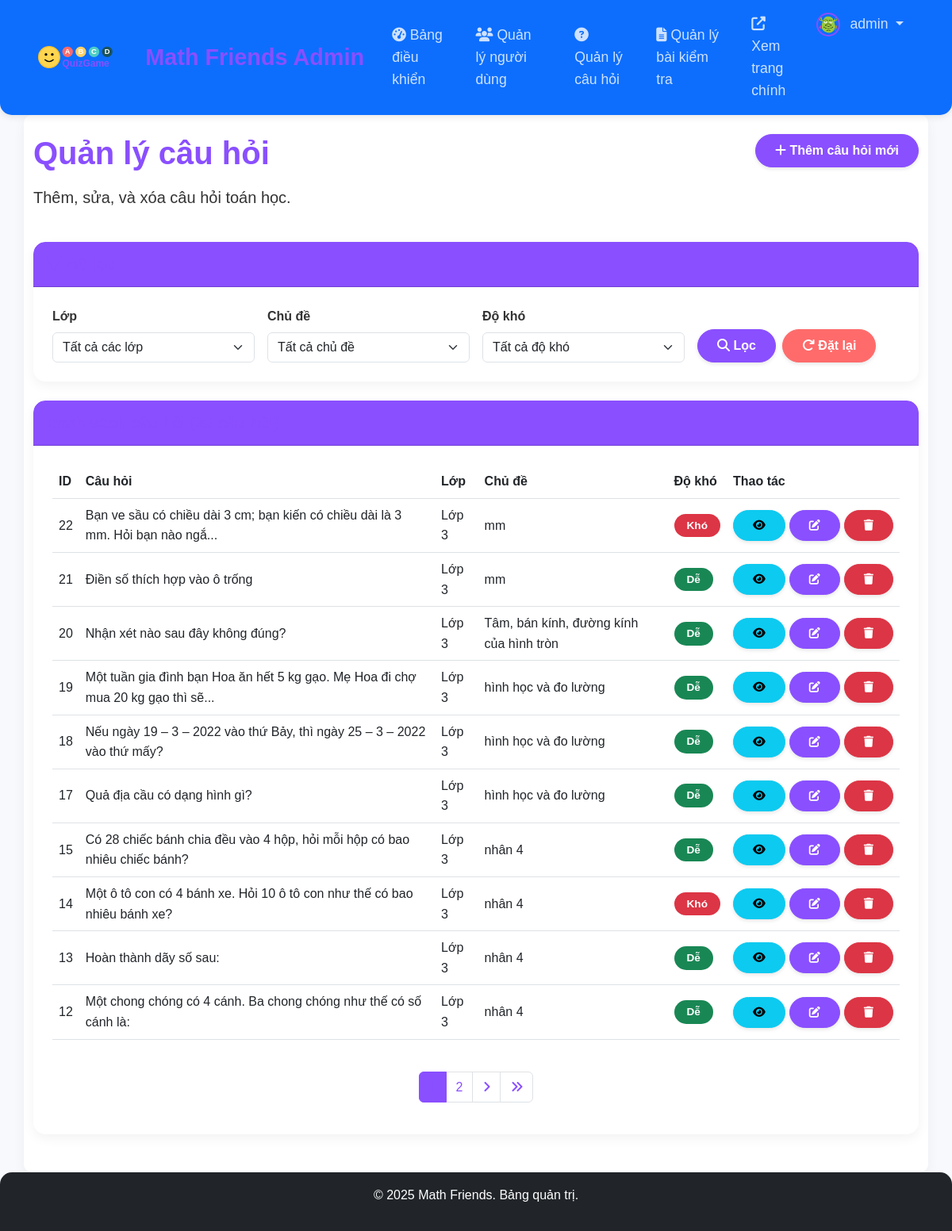
/admin/manage_questions.php (signed in), run on the app's committed database.
### tables this page shows
CREATE TABLE `math_questions` (
  `id` int(11) NOT NULL,
  `question_text` text NOT NULL,
  `option_a` text NOT NULL,
  `option_b` text NOT NULL,
  `option_c` text NOT NULL,
  `option_d` text NOT NULL,
  `correct_answer` char(1) NOT NULL COMMENT 'A, B, C hoặc D',
  `explanation` text DEFAULT NULL,
  `grade_level` int(11) NOT NULL COMMENT 'Lớp 1-5',
  `difficulty` enum('easy','medium','hard') NOT NULL,
  `topic` varchar(50) NOT NULL COMMENT 'phép cộng, phép trừ, ...',
  `created_at` timestamp NOT NULL DEFAULT current_timestamp(),
  `updated_at` timestamp NOT NULL DEFAULT current_timestamp() ON UPDATE current_timestamp()
);

### admin/manage_questions.php (the view, shortened to what this page needs)
<?php
require_once '../includes/config.php';
$records_per_page = 10;
$page = isset($_GET['page']) ? intval($_GET['page']) : 1;
$offset = ($page - 1) * $records_per_page;
$grade_filter = isset($_GET['grade']) ? intval($_GET['grade']) : 0;
$topic_filter = isset($_GET['topic']) ? clean_input($_GET['topic']) : '';
$difficulty_filter = isset($_GET['difficulty']) ? clean_input($_GET['difficulty']) : '';
$where_clauses = [];
$params = [];
$types = "";
$where_sql = !empty($where_clauses) ? "WHERE " . implode(" AND ", $where_clauses) : "";
$count_query = "SELECT COUNT(*) as total FROM math_questions $where_sql";
$stmt = mysqli_prepare($conn, $count_query);
mysqli_stmt_execute($stmt);
$count_result = mysqli_stmt_get_result($stmt);
$count_data = mysqli_fetch_assoc($count_result);
$total_records = $count_data['total'];
$total_pages = ceil($total_records / $records_per_page);
$query = "SELECT * FROM math_questions $where_sql ORDER BY id DESC LIMIT ?, ?";
$stmt = mysqli_prepare($conn, $query);
if (!empty($params)) {
    $params[] = $offset;
    $params[] = $records_per_page;
    mysqli_stmt_bind_param($stmt, $types . "ii", ...$params);
} else {
    mysqli_stmt_bind_param($stmt, "ii", $offset, $records_per_page);
}
mysqli_stmt_execute($stmt);
$questions_result = mysqli_stmt_get_result($stmt);
include 'includes/admin_header.php';
?>
<div class="row mb-4">
    <div class="col-md-6">
        <h1>Quản lý câu hỏi</h1>
        <p class="lead">Thêm, sửa, và xóa câu hỏi toán học.</p>
    </div>
    <div class="col-md-6 text-end">
        <a href="add_question.php" class="btn btn-primary">
            <i class="fas fa-plus"></i> Thêm câu hỏi mới
        </a>
    </div>
</div>
<div class="card mb-4">
    <div class="card-header">
        <h5 class="mb-0">
            <i class="fas fa-filter"></i> Bộ lọc
        </h5>
    </div>
    <div class="card-body">
        <form method="GET" action="" class="row g-3">
            <div class="col-md-3">
                <label for="grade" class="form-label">Lớp</label>
                <select class="form-select" id="grade" name="grade">
                    <option value="0">Tất cả các lớp</option>
                </select>
            </div>
            <div class="col-md-3">
                <label for="topic" class="form-label">Chủ đề</label>
                <select class="form-select" id="topic" name="topic">
                    <option value="">Tất cả chủ đề</option>
                </select>
            </div>
            <div class="col-md-3">
                <label for="difficulty" class="form-label">Độ khó</label>
                <select class="form-select" id="difficulty" name="difficulty">
                    <option value="">Tất cả độ khó</option>
                </select>
            </div>
            <div class="col-md-3 d-flex align-items-end">
                <button type="submit" class="btn btn-primary me-2">
                    <i class="fas fa-search"></i> Lọc
                </button>
                <a href="manage_questions.php" class="btn btn-secondary">
                    <i class="fas fa-redo"></i> Đặt lại
                </a>
            </div>
        </form>
    </div>
</div>
<div class="card">
    <div class="card-header">
        <h5 class="mb-0">Danh sách câu hỏi (<?php echo $total_records; ?> câu hỏi)</h5>
    </div>
    <div class="card-body">
        <?php if (mysqli_num_rows($questions_result) > 0): ?>
            <div class="table-responsive">
                <table class="table table-hover">
                    <thead>
                        <tr>
                            <th>ID</th>
                            <th>Câu hỏi</th>
                            <th>Lớp</th>
                            <th>Chủ đề</th>
                            <th>Độ khó</th>
                            <th>Thao tác</th>
                        </tr>
                    </thead>
                    <tbody>
                        <?php while ($question = mysqli_fetch_assoc($questions_result)): ?>
                            <tr>
                                <td><?php echo $question['id']; ?></td>
                                <td>
                                    <?php
                                        $question_text = $question['question_text'];
                                        echo (strlen($question_text) > 100) ? htmlspecialchars(substr($question_text, 0, 100) . '...') : htmlspecialchars($question_text);
                                    ?>
                                </td>
                                <td>Lớp <?php echo $question['grade_level']; ?></td>
                                <td><?php echo htmlspecialchars($question['topic']); ?></td>
                                <td>
                                    <span class="badge <?php
                                        echo ($question['difficulty'] === 'easy') ? 'bg-success' :
                                            (($question['difficulty'] === 'medium') ? 'bg-warning' : 'bg-danger');
                                    ?>">
                                        <?php
                                            echo ($question['difficulty'] === 'easy') ? 'Dễ' :
                                                (($question['difficulty'] === 'medium') ? 'Trung bình' : 'Khó');
                                        ?>
                                    </span>
                                </td>
                                <td>
                                    <div class="action-buttons">
                                        <a href="view_question.php?id=<?php echo $question['id']; ?>" class="btn btn-sm btn-info" title="Xem chi tiết">
                                            <i class="fas fa-eye"></i>
                                        </a>
                                        <a href="edit_question.php?id=<?php echo $question['id']; ?>" class="btn btn-sm btn-primary" title="Chỉnh sửa">
                                            <i class="fas fa-edit"></i>
                                        </a>
                                        <a href="javascript:void(0);" onclick="confirmDelete(<?php echo $question['id']; ?>)" class="btn btn-sm btn-danger" title="Xóa">
                                            <i class="fas fa-trash"></i>
                                        </a>
                                    </div>
                                </td>
                            </tr>
                        <?php endwhile; ?>
                    </tbody>
                </table>
            </div>
            <?php if ($total_pages > 1): ?>
                <nav aria-label="Page navigation">
                    <ul class="pagination justify-content-center mt-4">
                        <?php
                        $start_page = max(1, $page - 2);
                        $end_page = min($total_pages, $page + 2);
                        for ($i = $start_page; $i <= $end_page; $i++):
                        ?>
                            <li class="page-item <?php echo ($i === $page) ? 'active' : ''; ?>">
                                <a class="page-link" href="?page=<?php echo $i; ?><?php echo !empty($grade_filter) ? '&grade=' . $grade_filter : ''; ?><?php echo !empty($topic_filter) ? '&topic=' . urlencode($topic_filter) : ''; ?><?php echo !empty($difficulty_filter) ? '&difficulty=' . urlencode($difficulty_filter) : ''; ?>">
                                    <?php echo $i; ?>
                                </a>
                            </li>
                        <?php endfor; ?>
                        <?php if ($page < $total_pages): ?>
                            <li class="page-item">
                                <a class="page-link" href="?page=<?php echo $page + 1; ?><?php echo !empty($grade_filter) ? '&grade=' . $grade_filter : ''; ?><?php echo !empty($topic_filter) ? '&topic=' . urlencode($topic_filter) : ''; ?><?php echo !empty($difficulty_filter) ? '&difficulty=' . urlencode($difficulty_filter) : ''; ?>">
                                    <i class="fas fa-angle-right"></i>
                                </a>
                            </li>
                            <li class="page-item">
                                <a class="page-link" href="?page=<?php echo $total_pages; ?><?php echo !empty($grade_filter) ? '&grade=' . $grade_filter : ''; ?><?php echo !empty($topic_filter) ? '&topic=' . urlencode($topic_filter) : ''; ?><?php echo !empty($difficulty_filter) ? '&difficulty=' . urlencode($difficulty_filter) : ''; ?>">
                                    <i class="fas fa-angle-double-right"></i>
                                </a>
                            </li>
                        <?php endif; ?>
                    </ul>
                </nav>
            <?php endif; ?>
        <?php endif; ?>
    </div>
</div>
<?php
include 'includes/admin_footer.php';
?>

### admin/includes/admin_header.php (shortened to what this page needs)
<!DOCTYPE html>
<html lang="vi">
<head>
    <link href="https://cdn.jsdelivr.net/npm/bootstrap@5.3.0/dist/css/bootstrap.min.css" rel="stylesheet">
    <link rel="stylesheet" href="https://cdnjs.cloudflare.com/ajax/libs/font-awesome/6.4.0/css/all.min.css">
    <link rel="stylesheet" href="../css/style.css">
    <link rel="stylesheet" href="../css/admin.css">
</head>
<body>
    <nav class="navbar navbar-expand-lg navbar-dark bg-primary">
        <div class="container">
            <a class="navbar-brand" href="index.php">
                <img src="../images/logo.svg" alt="Math Friends Logo" height="40">
                <span class="ms-2 logo-text">Math Friends Admin</span>
            </a>
            <div class="collapse navbar-collapse" id="navbarNav">
                <ul class="navbar-nav">
                    <li class="nav-item">
                        <a class="nav-link" href="index.php"><i class="fas fa-tachometer-alt"></i> Bảng điều khiển</a>
                    </li>
                    <li class="nav-item">
                        <a class="nav-link" href="manage_users.php"><i class="fas fa-users"></i> Quản lý người dùng</a>
                    </li>
                    <li class="nav-item">
                        <a class="nav-link" href="manage_questions.php"><i class="fas fa-question-circle"></i> Quản lý câu hỏi</a>
                    </li>
                    <li class="nav-item">
                        <a class="nav-link" href="manage_tests.php"><i class="fas fa-file-alt"></i> Quản lý bài kiểm tra</a>
                    </li>
                </ul>
                <ul class="navbar-nav ms-auto">
                    <li class="nav-item">
                        <a class="nav-link" href="../index.php" target="_blank"><i class="fas fa-external-link-alt"></i> Xem trang chính</a>
                    </li>
                    <li class="nav-item dropdown">
                        <a class="nav-link dropdown-toggle" href="#" id="userDropdown" role="button" data-bs-toggle="dropdown">
                            <img src="../images/<?php echo $_SESSION['profile_image']; ?>" class="avatar-img" alt="Avatar">
                            <?php echo $_SESSION['username']; ?>
                        </a>
                    </li>
                </ul>
            </div>
        </div>
    </nav>
    <div class="container admin-container py-4">

### admin/includes/admin_footer.php (shortened to what this page needs)
    </div>
    <footer class="footer mt-auto py-3 bg-dark text-white">
        <div class="container text-center">
            <p>&copy; <?php echo date('Y'); ?> Math Friends. Bảng quản trị.</p>
        </div>
    </footer>
</body>
</html>

### css/style.css (style rules this page uses)
:root { --primary-color: #8A4FFF; --secondary-color: #FF6B6B; --accent-color: #4ECDC4; --background-color: #F7F9FC; --success-color: #76E383; --warning-color: #FFD166; --danger-color: #FF4F5E; --text-color: #333333; --light-color: #FFFFFF; }
body { font-family: 'Rounded Mplus 1c', 'Quicksand', 'Comic Sans MS', sans-serif; background-color: var(--background-color); color: var(--text-color); font-size: 16px; line-height: 1.6; overflow-x: hidden; }
h1, h2, h3, h4, h5, h6 { font-weight: 700; margin-bottom: 1rem; color: var(--primary-color); }
.navbar { background-color: var(--light-color); box-shadow: 0 2px 15px rgba(0, 0, 0, 0.1); padding: 0.5rem 1rem; border-radius: 0 0 15px 15px; }
.navbar-brand { display: flex; align-items: center; }
.logo-text { font-size: 1.8rem; font-weight: bold; color: var(--primary-color); }
.nav-link { font-size: 1.1rem; color: var(--text-color); margin: 0 0.5rem; transition: all 0.3s ease; border-radius: 20px; padding: 0.5rem 1rem !important; }
.avatar-img { width: 35px; height: 35px; border-radius: 50%; object-fit: cover; margin-right: 0.5rem; border: 2px solid var(--primary-color); }
.card { border: none; border-radius: 15px; box-shadow: 0 5px 15px rgba(0, 0, 0, 0.05); transition: all 0.3s ease; margin-bottom: 1.5rem; overflow: hidden; }
.card-header { background-color: var(--primary-color); color: var(--light-color); font-weight: bold; border-radius: 15px 15px 0 0 !important; padding: 1rem; }
.card-body { padding: 1.5rem; }
.btn { border-radius: 30px; padding: 0.5rem 1.5rem; font-weight: 600; transition: all 0.3s ease; box-shadow: 0 2px 5px rgba(0, 0, 0, 0.1); }
.btn-primary { background-color: var(--primary-color); border-color: var(--primary-color); }
.btn-secondary { background-color: var(--secondary-color); border-color: var(--secondary-color); }
.form-label { font-weight: 600; margin-bottom: 0.5rem; color: var(--text-color); }
.badge { border-radius: 20px; padding: 0.5rem 1rem; font-weight: 600; font-size: 0.85rem; }
.footer { background-color: var(--primary-color); color: var(--light-color); padding: 2rem 0; border-radius: 15px 15px 0 0; margin-top: 2rem; }

### css/admin.css (style rules this page uses)
.admin-container { background-color: #fff; border-radius: 10px; box-shadow: 0 5px 15px rgba(0, 0, 0, 0.05); min-height: calc(100vh - 180px); }
.navbar-dark { box-shadow: 0 2px 10px rgba(0, 0, 0, 0.1); }
.navbar-dark .navbar-brand { color: #fff; }
.navbar-dark .nav-link { color: rgba(255, 255, 255, 0.8); transition: all 0.3s ease; border-radius: 5px; padding: 0.5rem 1rem; margin: 0 0.2rem; }
.avatar-img { width: 30px; height: 30px; border-radius: 50%; object-fit: cover; border: 2px solid #8A4FFF; }
.action-buttons { display: flex; gap: 5px; }
.table { vertical-align: middle; }
.table thead { background-color: #f8f9fa; }
.pagination .page-item.active .page-link { background-color: #8A4FFF; border-color: #8A4FFF; }
.pagination .page-link { color: #8A4FFF; }
.btn-primary { background-color: #8A4FFF; border-color: #8A4FFF; }
.form-label { font-weight: 600; }

### data on the page
math_questions: id "22", question_text "Bạn ve sầu có chiều dài 3 cm; bạn kiến có chiều dài là 3 mm. Hỏi bạn nào ngắ...", grade_level "3", topic "mm", difficulty "Khó"
math_questions: id "21", question_text "Điền số thích hợp vào ô trống", grade_level "3", topic "mm", difficulty "Dễ"
math_questions: id "20", question_text "Nhận xét nào sau đây không đúng?", grade_level "3", topic "Tâm, bán kính, đường kính của hình tròn", difficulty "Dễ"
math_questions: id "19", question_text "Một tuần gia đình bạn Hoa ăn hết 5 kg gạo. Mẹ Hoa đi chợ mua 20 kg gạo thì sẽ...", grade_level "3", topic "hình học và đo lường", difficulty "Dễ"
math_questions: id "18", question_text "Nếu ngày 19 – 3 – 2022 vào thứ Bảy, thì ngày 25 – 3 – 2022 vào thứ mấy?", grade_level "3", topic "hình học và đo lường", difficulty "Dễ"
math_questions: id "17", question_text "Quả địa cầu có dạng hình gì?", grade_level "3", topic "hình học và đo lường", difficulty "Dễ"
math_questions: id "15", question_text "Có 28 chiếc bánh chia đều vào 4 hộp, hỏi mỗi hộp có bao nhiêu chiếc bánh?", grade_level "3", topic "nhân 4", difficulty "Dễ"
math_questions: id "14", question_text "Một ô tô con có 4 bánh xe. Hỏi 10 ô tô con như thế có bao nhiêu bánh xe?", grade_level "3", topic "nhân 4", difficulty "Khó"
math_questions: id "13", question_text "Hoàn thành dãy số sau:", grade_level "3", topic "nhân 4", difficulty "Dễ"
math_questions: id "12", question_text "Một chong chóng có 4 cánh. Ba chong chóng như thế có số cánh là:", grade_level "3", topic "nhân 4", difficulty "Dễ"

### other printed values
$_SESSION['username'] "admin"
